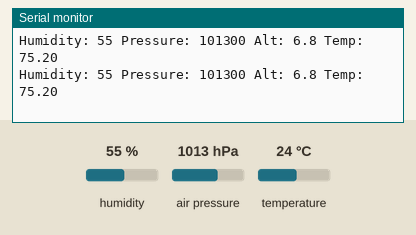
Simulated run of this sketch. Board: Arduino Uno, built with avr-gcc and run on an emulated ATmega328P. Shown: the last lines printed to the serial monitor. The inputs (shaded band) are chosen by the test bench; at power-on: air pressure 1013 hPa, temperature 24 °C, humidity 55 %.

Above: at 1.2 s.
1.3 s: air pressure set to 952 hPa
At 1.35 s:
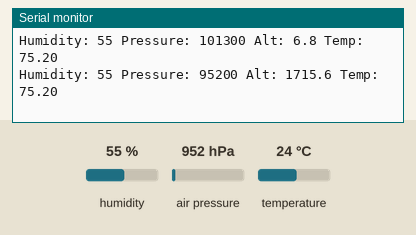
4.3 s: temperature set to 41 °C
At 4.33 s:
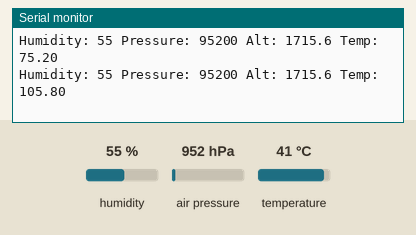
7.3 s: air pressure set to 1000 hPa
At 7.3 s:
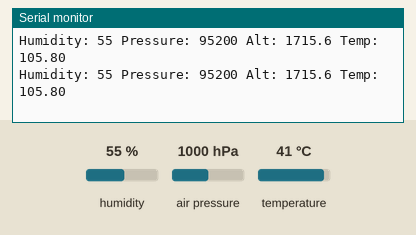
10.3 s: air pressure set to 1025 hPa
At 10.34 s:
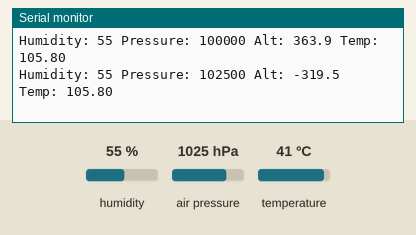
13.3 s: humidity set to 22 %
At 13.3 s:
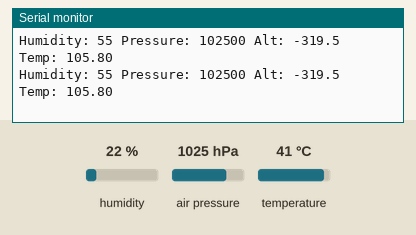
22.3 s: temperature set to 12 °C
At 22.33 s:
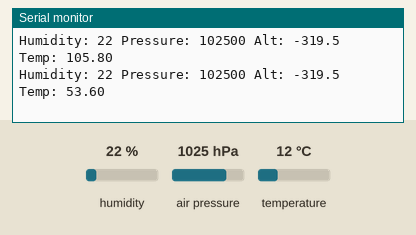
Timing chart, 0 to 25.3 s (numbered marks = the images above; inputs shaded):
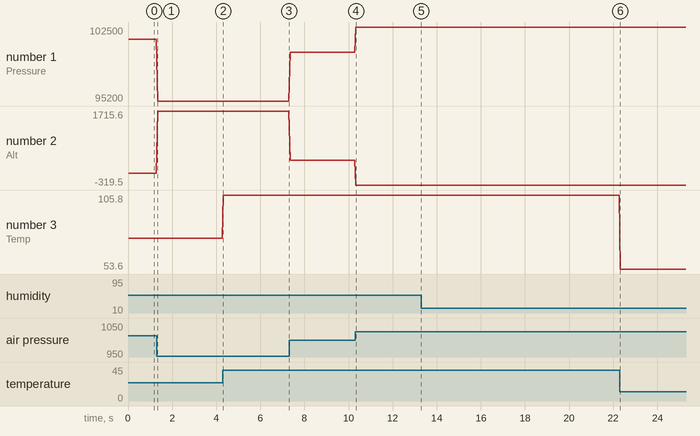

Measured:
- after the input at 1.3 s, the serial monitor: prints a new line at once (image 1)
- after the input at 4.3 s, the serial monitor: prints a new line at once (image 2)
- after the input at 10.3 s, the serial monitor: prints a new line at once (image 4)
- after the input at 22.3 s, the serial monitor: prints a new line at once (image 6)
- plotted number 1: 101300 → 95200 after the input at 1.3 s, 95200 → 100000 after the input at 7.3 s, 100000 → 102500 after the input at 10.3 s
- plotted number 2: 6.8 → 1715.6 after the input at 1.3 s, 1715.6 → 363.9 after the input at 7.3 s, 363.9 → -319.5 after the input at 10.3 s
- plotted number 3: 75.2 → 105.8 after the input at 4.3 s, 105.8 → 53.6 after the input at 22.3 s

The sketch:

BMP280_BasicReadings.ino
```cpp
// (licence header left out)
#include "Wire.h"

#include "SparkFunBME280.h"
BME280 mySensor; //Global sensor object

void setup()
{
  Serial.begin(9600);
  while(!Serial);
  Serial.println("Reading basic values from BME280");

  Wire.begin();

mySensor.setI2CAddress(0x76);

  if (mySensor.beginI2C() == false) //Begin communication over I2C
  {
    Serial.println("The chip did not respond. Please check wiring.");
    while(1); //Freeze
  }
}

void loop()
{
  Serial.print("Humidity: ");
  Serial.print(mySensor.readFloatHumidity(), 0);

  Serial.print(" Pressure: ");
  Serial.print(mySensor.readFloatPressure(), 0);

  Serial.print(" Alt: ");
  //Serial.print(mySensor.readFloatAltitudeMeters(), 1);
  Serial.print(mySensor.readFloatAltitudeFeet(), 1);

  Serial.print(" Temp: ");
  //Serial.print(mySensor.readTempC(), 2);
  Serial.print(mySensor.readTempF(), 2);

  Serial.println();

  delay(50);
}
```
